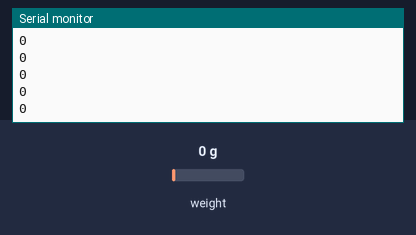
Simulated run of this sketch. Board: Arduino Uno, built with avr-gcc and run on an emulated ATmega328P. On the bench: the last lines printed to the serial monitor. The inputs (shaded band) are chosen by the test bench; at power-on: weight on the scale 0 g.

Above: at 1.7 s.
1.8 s: weight on the scale set to 100 g
At 1.96 s:
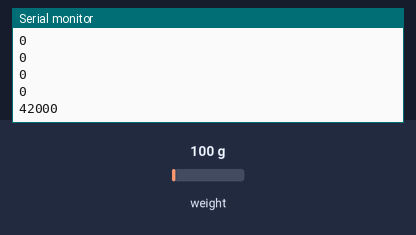
3.3 s: weight on the scale set to 1250 g
At 3.36 s:
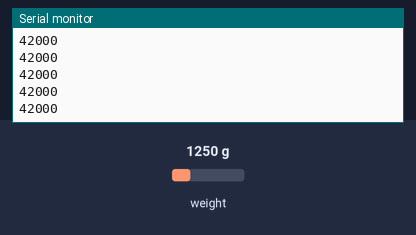
Timing chart, 0 to 6.3 s (numbered marks = the images above; inputs shaded):
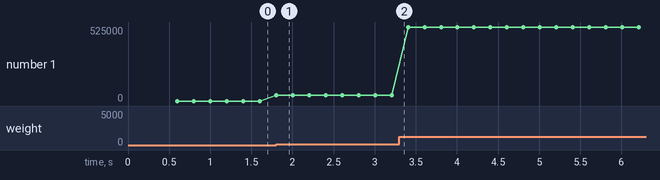

Measured:
- after the input at 1.8 s, the serial monitor: prints a new line at once (image 1)
- plotted number 1: 0 → 42000 after the input at 1.8 s, 42000 → 525000 after the input at 3.3 s

The sketch:

diagnossi.ino
```cpp
#include "HX711.h"

#define DT_PIN   6   // DT
#define SCK_PIN  7   // SCK

HX711 scale;

void setup() {
  Serial.begin(115200);
  delay(500);

  Serial.println("Starting HX711...");

  pinMode(SCK_PIN, OUTPUT);
  digitalWrite(SCK_PIN, LOW);

  scale.begin(DT_PIN, SCK_PIN);
  scale.set_gain(128);

  Serial.println("Initialized. Reading...");
}

void loop() {
  bool rdy = scale.is_ready();
  // Serial.print("Ready? ");
  // Serial.println(rdy);

  if (rdy) {
    long val = scale.read();
    // Serial.print("Raw: ");
    Serial.println(val);
  }

  delay(100);
}
```
